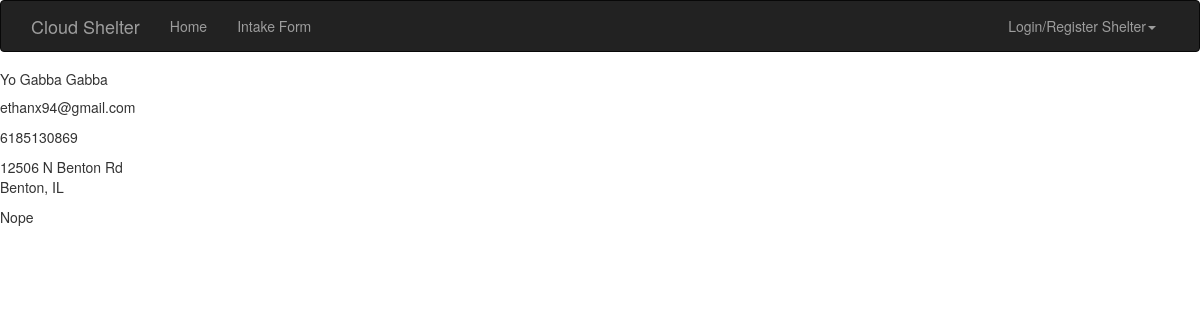
The app's page /shelter/2/ with its own data.
### App/models.py (models this page shows, shortened)
class Shelter(models.Model):
    user = models.OneToOneField(User, on_delete=models.CASCADE)
    userid = models.IntegerField()
    shelter_name = models.CharField(max_length=500)
    shelter_support_email = models.CharField(max_length=200) #See Below?
    shelter_support_tele = models.CharField(max_length=15) #See Below?
    shelter_address = models.CharField(max_length=200)
    shelter_city = models.CharField(max_length=200)
    shelter_state = models.CharField(max_length=2)
    shelter_desc = models.CharField(max_length=5000)
    shelter_restrictions = models.CharField(max_length=2000)
    service_rooms = models.OneToOneField(RoomService)
    service_foods = models.OneToOneField(FoodService)
    service_house = models.OneToOneField(HousingService)
    service_physical_illness = models.OneToOneField(PhysicalHealthService)
    service_mental_illness = models.OneToOneField(MentalHealthService)
    service_veteran_aid = models.OneToOneField(VeteranAid)

### App/views.py (the view)
# urls.py: url(r'^shelter/(?P<shelter_id>[0-9]+)/', views.shelter_view, name='shelter'),
def shelter_view(request, shelter_id):
    shelter = get_object_or_404(Shelter, pk=shelter_id)
    context = {
        'app_name': APP_NAME,
        'user': request.user,
        'shelter': shelter,
    }
    return render(request, 'shelter.html', context)

### templates/shelter.html (shortened to what this page needs)
{% extends 'app_base.html' %}
{% block content %}
<div>
    <div style="font-weight: bold;">
        <h5>{{ shelter.shelter_name }}</h5>
        <span style="font-weight: normal;">
            <p> {{ shelter.shelter_support_email }} </p>
            <p> {{ shelter.shelter_support_tele }} </p>
            <p> {{ shelter.shelter_address}}<br> {{ shelter.shelter_city }}, {{ shelter.shelter_state }} </p>
            <p> {{ shelter.shelter_desc }}</p>
        </span>
    </div>
</div>
{% endblock %}

### records on screen
Shelter: shelter_name "Yo Gabba Gabba", shelter_support_email "ethanx94@gmail.com", shelter_support_tele "6185130869", shelter_address "12506 N Benton Rd", shelter_city "Benton", shelter_state "IL", shelter_desc "Nope"

### other values on screen
{{ app_name }} "Cloud Shelter"
